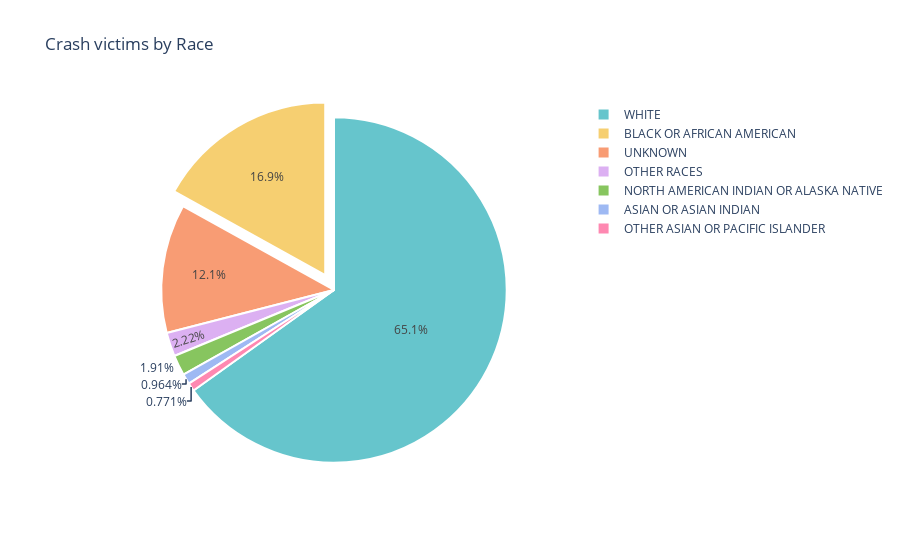

Here is the notebook cell this chart was saved with:
### Code cell
# Creating a Pie chart of Race column
fig4=px.pie(group_df14, values='RACE', names='index', 
       title='Crash victims by Race', 
       color_discrete_sequence=px.colors.qualitative.Pastel)
# Updating properties of Hover to display the label & percent and explode properties
fig4.update_traces(hoverinfo='label+percent', 
                  pull=[0, 0.1, 0, 0, 0, 0,0],
                  marker=dict(line=dict(color='white', width=2)))
fig4

### Figure 1 — Plotly figure (JSON) as saved in the notebook; plotly's stock layout.template omitted (floating-point values rounded to 4 significant figures)
{"data": [{"domain": {"x": [0, 1], "y": [0, 1]}, "hoverinfo": "label+percent", "hovertemplate": "index=%{label}<br>RACE=%{value}<extra></extra>", "labels": ["WHITE", "BLACK OR AFRICAN AMERICAN", "UNKNOWN", "OTHER RACES", "NORTH AMERICAN INDIAN OR ALASKA NATIVE", "ASIAN OR ASIAN INDIAN", "OTHER ASIAN OR PACIFIC ISLANDER"], "legendgroup": "", "marker": {"line": {"color": "white", "width": 2}}, "name": "", "pull": [0, 0.1, 0, 0, 0, 0, 0], "showlegend": true, "type": "pie", "values": [16480, 4288, 3054, 563, 484, 244, 195]}], "layout": {"legend": {"tracegroupgap": 0}, "piecolorway": ["rgb(102, 197, 204)", "rgb(246, 207, 113)", "rgb(248, 156, 116)", "rgb(220, 176, 242)", "rgb(135, 197, 95)", "rgb(158, 185, 243)", "rgb(254, 136, 177)", "rgb(201, 219, 116)", "rgb(139, 224, 164)", "rgb(180, 151, 231)", "rgb(179, 179, 179)"], "title": {"text": "Crash victims by Race"}}}
